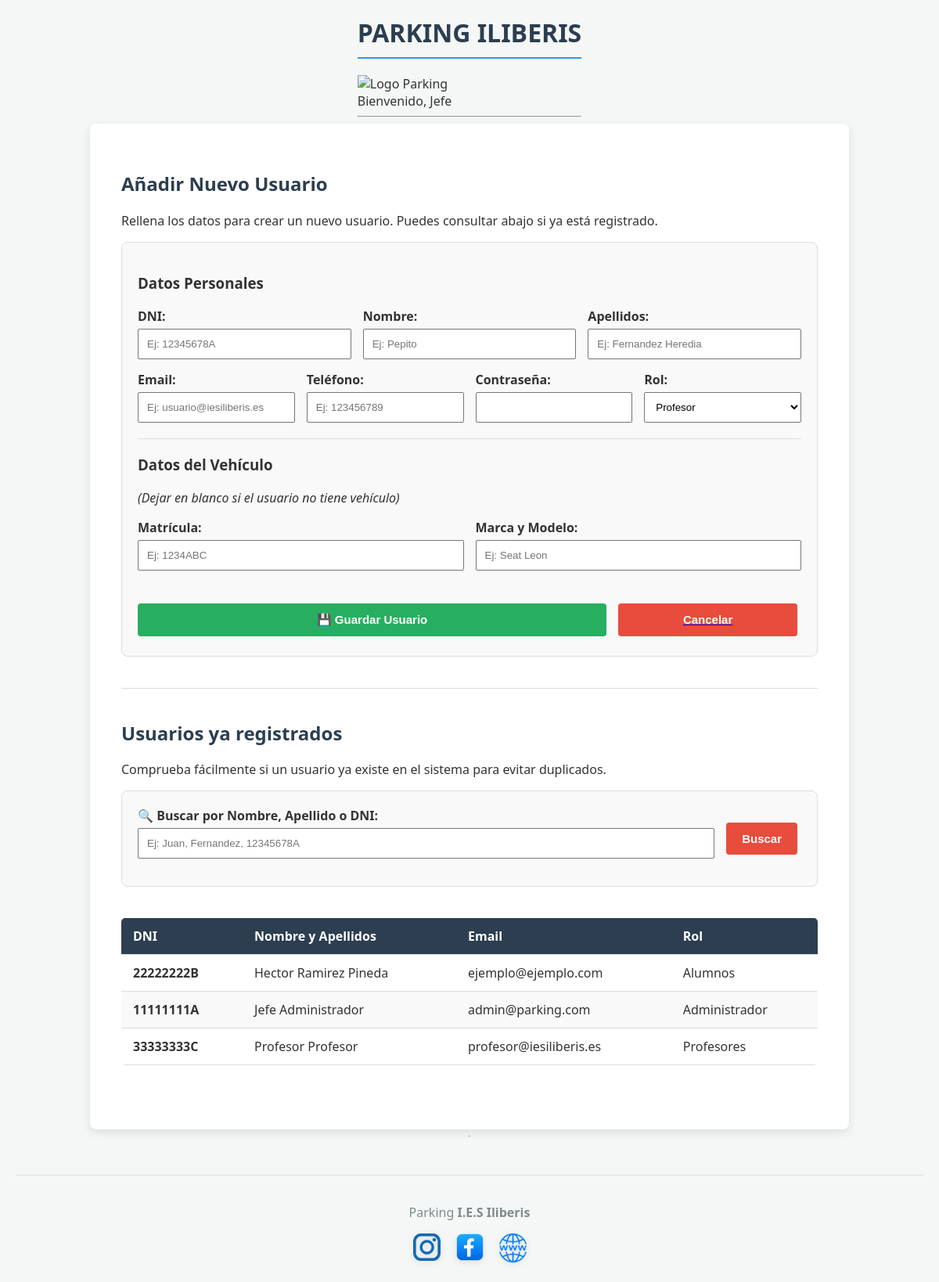
Page /aplicacion-web/admin/formulario_usuario.php (signed in) on the committed database.
### tables this page shows
CREATE TABLE `usuarios` (
  `dni` varchar(9) NOT NULL,
  `nombre` varchar(50) NOT NULL,
  `apellidos` varchar(100) NOT NULL,
  `email` varchar(100) NOT NULL,
  `telefono` varchar(15) DEFAULT NULL,
  `password` varchar(255) DEFAULT NULL,
  `id_rol` int(11) DEFAULT NULL
);

CREATE TABLE `roles` (
  `id_rol` int(11) NOT NULL,
  `nombre_rol` varchar(50) NOT NULL
);

### aplicacion-web/admin/formulario_usuario.php (the view, shortened to what this page needs)
<?php
include '../header2.php';
include '../conexion.php';
$filtro = isset($_GET['buscar']) ? trim($_GET['buscar']) : '';
?>
<div class="container container-lg">
    <h2>Añadir Nuevo Usuario</h2>
    <p>Rellena los datos para crear un nuevo usuario. Puedes consultar abajo si ya está registrado.</p>
    <form action="guardar_usuario.php" method="POST" style="background-color: #f9f9f9; padding: 20px; border-radius: 8px; border: 1px solid var(--color-borde);">
        <h3>Datos Personales</h3>
        <div class="form-row">
            <div class="form-group-md">
                <label class="form-label">DNI:</label><br>
                <input type="text" name="dni" required maxlength="9" placeholder="Ej: 12345678A" class="form-control">
            </div>
            <div class="form-group-md">
                <label class="form-label">Nombre:</label><br>
                <input type="text" name="nombre" placeholder="Ej: Pepito" required class="form-control">
            </div>
            <div class="form-group-md">
                <label class="form-label">Apellidos:</label><br>
                <input type="text" name="apellidos" placeholder="Ej: Fernandez Heredia" required class="form-control">
            </div>
        </div>
        <div class="form-row">
            <div class="form-group-md">
                <label class="form-label">Email:</label><br>
                <input type="email" name="email" placeholder="Ej: usuario@iesiliberis.es" required class="form-control">
            </div>
            <div class="form-group-md">
                <label class="form-label">Teléfono:</label><br>
                <input type="text" name="telefono" placeholder="Ej: 123456789" class="form-control">
            </div>
            <div class="form-group-md">
                <label class="form-label">Contraseña:</label><br>
                <input type="password" name="password" required class="form-control">
            </div>
            <div class="form-group-md">
                <label class="form-label">Rol:</label><br>
                <select name="id_rol" required class="form-control">
                    <option value="2">Profesor</option>
                </select>
            </div>
        </div>
        <hr class="hr-separador">
        <h3>Datos del Vehículo</h3>
        <p><i>(Dejar en blanco si el usuario no tiene vehículo)</i></p>
        <div class="form-row">
            <div class="form-group-md">
                <label class="form-label">Matrícula:</label><br>
                <input type="text" name="matricula" maxlength="10" placeholder="Ej: 1234ABC" class="form-control">
            </div>
            <div class="form-group-md">
                <label class="form-label">Marca y Modelo:</label><br>
                <input type="text" name="marca_modelo" maxlength="50" placeholder="Ej: Seat Leon" class="form-control">
            </div>
        </div>
        <br>
        <div class="btn-group">
            <button type="submit" class="btn-green btn-lg btn-grow">💾 Guardar Usuario</button>
            <a href="index.php" class="link-grow"><button type="button" class="btn-gray btn-lg btn-w100">Cancelar</button></a>
        </div>
    </form>
    <hr class="hr-separador" style="margin: 40px 0;">
    <h2>Usuarios ya registrados</h2>
    <p>Comprueba fácilmente si un usuario ya existe en el sistema para evitar duplicados.</p>
    <form method="GET" action="formulario_usuario.php" class="filtro-form">
        <div class="form-row" style="align-items: flex-end;">
            <div class="form-group-lg">
                <label for="buscar" class="form-label">🔍 Buscar por Nombre, Apellido o DNI:</label>
                <input type="text" name="buscar" id="buscar" class="form-control" value="<?php echo htmlspecialchars($filtro); ?>" placeholder="Ej: Juan, Fernandez, 12345678A" autocomplete="off">
            </div>
            <div class="btn-group">
                <button type="submit" class="btn-blue btn-lg">Buscar</button>
            </div>
        </div>
    </form>
    <?php
    $where_clause = "";
    $sql = "SELECT u.dni, u.nombre, u.apellidos, u.email, r.nombre_rol
            FROM usuarios u
            INNER JOIN roles r ON u.id_rol = r.id_rol
            $where_clause
            ORDER BY u.nombre ASC";
    $resultado = mysqli_query($conexion, $sql);
    if (mysqli_num_rows($resultado) > 0) {
        echo "<div class='tabla-responsive'>
            <table class='table-full'>
            <thead>
                <tr>
                    <th>DNI</th>
                    <th>Nombre y Apellidos</th>
                    <th>Email</th>
                    <th>Rol</th>
                </tr>
            </thead>
            <tbody>";
        while ($registro = mysqli_fetch_row($resultado)) {
            $rol = ucfirst($registro[4]);
            echo "<tr>
                    <td><strong>{$registro[0]}</strong></td>
                    <td>{$registro[1]} {$registro[2]}</td>
                    <td>{$registro[3]}</td>
                    <td>{$rol}</td>
                  </tr>";
        }
        echo "</tbody></table></div><br>";
    } else {
        echo "<div class='alerta-vacia'>
                <p class='alerta-vacia-texto'>No se encontraron usuarios que coincidan con la búsqueda.</p>
              </div>";
    }
    ?>
</div>
<?php include '../footer2.php'; ?>

### aplicacion-web/css/parking.css (style rules this page uses)
:root { --color-principal: #2c3e50; --color-secundario: #3498db; --color-fondo: #f4f7f6; --color-texto: #333333; --color-borde: #dddddd; --color-peligro: #e74c3c; }
* { box-sizing: border-box; }
body { font-family: 'Segoe UI', Tahoma, Geneva, Verdana, sans-serif; background-color: var(--color-fondo); color: var(--color-texto); margin: 0; padding: 20px; display: flex; flex-direction: column; align-items: center; }
.container { background-color: #ffffff; padding: 30px 40px; border-radius: 8px; box-shadow: 0 4px 12px rgba(0,0,0,0.1); width: 100%; max-width: 900px; }
h2 { color: var(--color-principal); margin-top: 30px; }
.tabla-responsive { width: 100%; overflow-x: auto; -webkit-overflow-scrolling: touch; }
table { width: 100%; border-collapse: collapse; margin-top: 20px; margin-bottom: 30px; border-radius: 5px; overflow: hidden; }
th, td { padding: 12px 15px; text-align: left; border-bottom: 1px solid var(--color-borde); }
th { background-color: var(--color-principal); color: white; font-weight: bold; }
tr:nth-child(even) { background-color: #f9f9f9; }
button, input[type="submit"], input[type="button"], .btn { background-color: var(--color-secundario); color: white; border: none; padding: 10px 16px; margin: 5px 5px 5px 0; border-radius: 4px; cursor: pointer; font-size: 14px; font-weight: bold; transition: background-color 0.3s ease; }
button:last-child, input[value*="Salir"] { background-color: var(--color-peligro); }
.container-lg { max-width: 1000px; margin: auto; }
.filtro-form { margin-bottom: 20px; background-color: #f9f9f9; padding: 20px; border-radius: 8px; border: 1px solid var(--color-borde); }
.form-row { display: flex; flex-wrap: wrap; gap: 15px; margin-bottom: 15px; }
.form-group-lg { flex: 1; min-width: 250px; }
.form-group-md { flex: 1; min-width: 200px; }
.form-label { font-weight: bold; }
.form-control { padding: 10px; width: 100%; margin-top: 5px; }
.btn-group { display: flex; gap: 10px; }
.btn-lg { padding: 12px 20px; font-weight: bold; font-size: 15px; }
.btn-w100 { width: 100%; }
.btn-grow { flex-grow: 1; }
.btn-blue { background-color: var(--color-secundario); }
.btn-green { background-color: #27ae60; }
.btn-gray { background-color: #95a5a6; }
.link-grow { flex-grow: 0.3; display: flex; }
.table-full { width: 100%; }
.hr-separador { border: 0; border-top: 1px solid var(--color-borde); margin: 20px 0; }

### rows in the picture
usuarios: dni "22222222B", nombre "Hector", apellidos "Ramirez Pineda", email "ejemplo@ejemplo.com", id_rol.nombre_rol "Alumnos"
usuarios: dni "11111111A", nombre "Jefe", apellidos "Administrador", email "admin@parking.com", id_rol.nombre_rol "Administrador"
usuarios: dni "33333333C", nombre "Profesor", apellidos "Profesor", email "profesor@iesiliberis.es", id_rol.nombre_rol "Profesores"

### other values in the picture
$_SESSION['username'] "Jefe"
